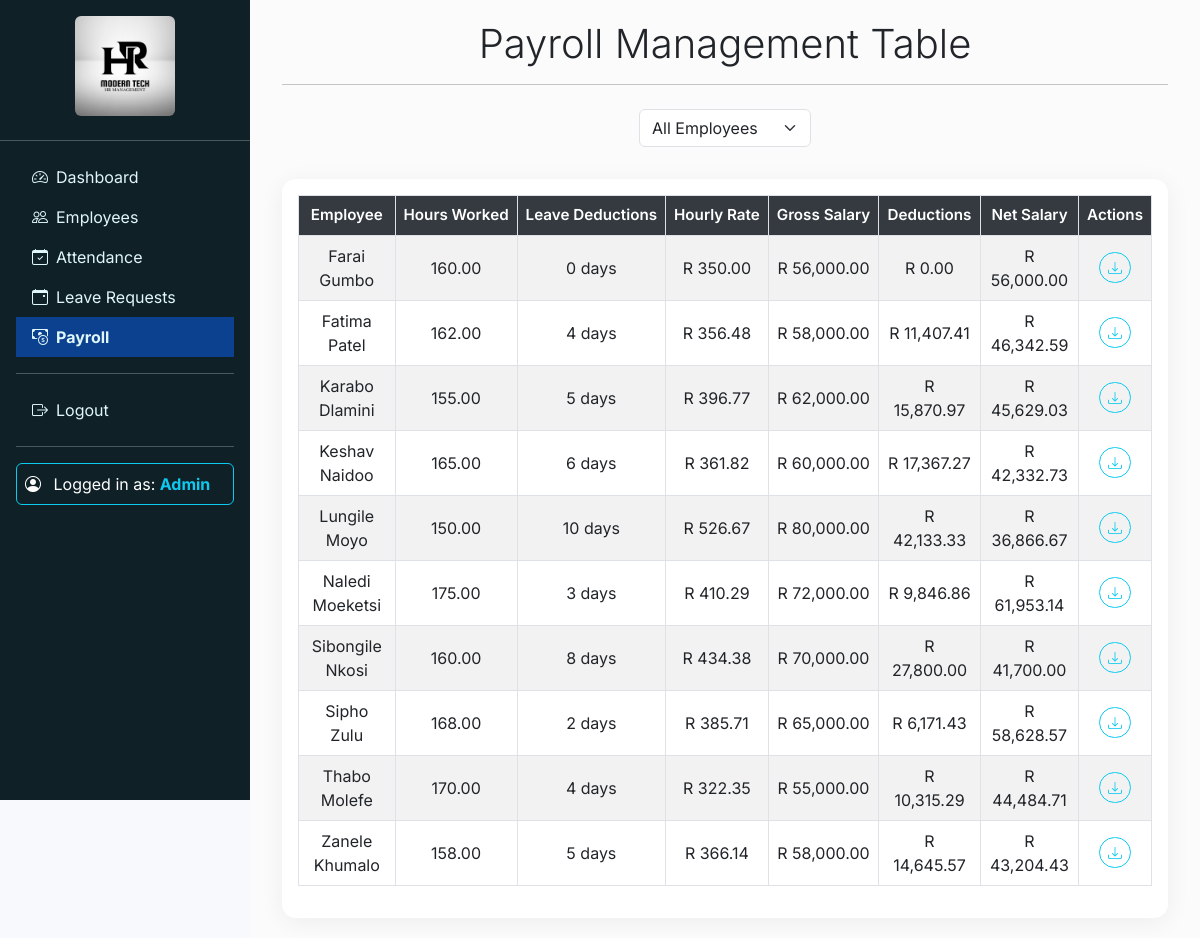
The app's page /pages/payroll.php (signed in) with its own data.
### tables this page shows
CREATE TABLE payroll (
    id INT AUTO_INCREMENT PRIMARY KEY,
    employee_id INT,
    hours_worked DECIMAL(5,2),
    leave_deductions INT,
    final_salary DECIMAL(10,2),
    FOREIGN KEY (employee_id) REFERENCES employees(employee_id)
);

CREATE TABLE employees (
    employee_id INT AUTO_INCREMENT PRIMARY KEY,
    name VARCHAR(100) NOT NULL,
    position VARCHAR(100),
    department VARCHAR(50),
    salary DECIMAL(10,2),
    employment_history TEXT,
    contact VARCHAR(100)
);

### pages/payroll.php (the view, shortened to what this page needs)
<?php
require_once '../includes/db.php';
require_once '../includes/header.php';
$employeeId = $_GET['employee_id'] ?? 0;
$employeeName = '';
function calculatePayroll($pdo, $employeeId = 0) {
    if ($employeeId) {
        $sql = "SELECT p.*, e.name, e.salary
                FROM payroll p
                JOIN employees e ON p.employee_id = e.employee_id
                WHERE p.employee_id = ?";
        $stmt = $pdo->prepare($sql);
        $stmt->execute([$employeeId]);
    } else {
        $sql = "SELECT p.*, e.name, e.salary
                FROM payroll p
                JOIN employees e ON p.employee_id = e.employee_id
                ORDER BY e.name";
        $stmt = $pdo->query($sql);
    }
    $results = [];
    while ($row = $stmt->fetch(PDO::FETCH_ASSOC)) {
        $hoursWorked = floatval($row['hours_worked']);
        $hourlyRate = ($hoursWorked > 0) ? ($row['final_salary'] / $hoursWorked) : 0;
        $leaveHours = $row['leave_deductions'] * 8;
        $deductionAmount = $hourlyRate * $leaveHours;
        $netSalary = $row['final_salary'] - $deductionAmount;
        $results[] = [
            'employeeId' => $row['employee_id'],
            'name' => $row['name'],
            'hoursWorked' => $row['hours_worked'],
            'leaveDeductions' => $row['leave_deductions'],
            'grossSalary' => $row['salary'],
            'hourlyRate' => round($hourlyRate, 2),
            'leaveHours' => $leaveHours,
            'deductionAmount' => round($deductionAmount, 2),
            'netSalary' => round($netSalary, 2)
        ];
    }
    return $results;
}
$payrollData = calculatePayroll($pdo, $employeeId);
?>
<link rel="stylesheet" href="https://cdn.jsdelivr.net/npm/bootstrap-icons@1.10.5/font/bootstrap-icons.css">
<div class="container payroll-wrapper">
    <h2 class="text-center display-6">Payroll Management Table <?php echo $employeeName ? "for $employeeName" : ''; ?></h2>
    <hr class="mb-4">
    <form method="GET" id="filterForm" class="filter-form">
        <select name="employee_id" class="form-select w-auto" onchange="document.getElementById('filterForm').submit()">
            <option value="0">All Employees</option>
        </select>
    </form>
    <div class="row justify-content-center">
        <div class="col-lg-12">
            <div class="card">
                <div class="card-body">
                    <div class="table-responsive">
                        <table class="table table-striped table-hover table-bordered text-center">
                            <thead>
                                <tr>
                                    <?php if (!$employeeId): ?>
                                        <th>Employee</th>
                                    <?php endif; ?>
                                    <th>Hours Worked</th>
                                    <th>Leave Deductions</th>
                                    <th>Hourly Rate</th>
                                    <th>Gross Salary</th>
                                    <th>Deductions</th>
                                    <th>Net Salary</th>
                                    <th>Actions</th>
                                </tr>
                            </thead>
                            <tbody>
                                <?php foreach ($payrollData as $payroll): ?>
                                    <tr>
                                        <?php if (!$employeeId): ?>
                                            <td><?php echo htmlspecialchars($payroll['name']); ?></td>
                                        <?php endif; ?>
                                        <td><?php echo $payroll['hoursWorked']; ?></td>
                                        <td><?php echo $payroll['leaveDeductions']; ?> days</td>
                                        <td>R <?php echo number_format($payroll['hourlyRate'], 2); ?></td>
                                        <td>R <?php echo number_format($payroll['grossSalary'], 2); ?></td>
                                        <td>R <?php echo number_format($payroll['deductionAmount'], 2); ?></td>
                                        <td>R <?php echo number_format($payroll['netSalary'], 2); ?></td>
                                        <td>
                                            <a href="../pdf/generate_payslip.php?employee_id=<?php echo $payroll['employeeId']; ?>" class="btn btn-sm btn-outline-info" title="Download Payslip">
                                                <i class="bi bi-download"></i>
                                            </a>
                                        </td>
                                    </tr>
                                <?php endforeach; ?>
                            </tbody>
                        </table>
                    </div>
                </div>
            </div>
        </div>
    </div>
</div>
<?php require_once '../includes/footer.php'; ?>

### includes/header.php (style rules this page uses)
body { margin: 0; padding: 0; overflow-x: hidden; }

### pages/payroll.php (style rules this page uses)
body { font-family: 'Inter', sans-serif; background-color: #f7f9fc; }
.card { border: none; border-radius: 14px; box-shadow: 0 4px 24px rgba(0, 0, 0, 0.06); }
.table-responsive { overflow-x: auto; }
.table { min-width: 768px; }
.table th { vertical-align: middle; white-space: nowrap; }
.table td { vertical-align: middle; }
.table thead th { background-color: #343a40; color: #fff; font-weight: 600; font-size: 0.95rem; }
.btn-outline-info { border-radius: 50px; }
.filter-form { margin-bottom: 2rem; display: flex; flex-wrap: wrap; gap: 1rem; justify-content: center; }

### records on screen
payroll: employee.name "Farai Gumbo", hours_worked "160.00", leave_deductions "0", hourlyRate "350.00", grossSalary "56,000.00", leave_deductions "0.00", netSalary "56,000.00"
payroll: employee.name "Fatima Patel", hours_worked "162.00", leave_deductions "4", hourlyRate "356.48", employee.salary "58,000.00", deductionAmount "11,407.41", netSalary "46,342.59"
payroll: employee.name "Karabo Dlamini", hours_worked "155.00", leave_deductions "5", hourlyRate "396.77", employee.salary "62,000.00", deductionAmount "15,870.97", netSalary "45,629.03"
payroll: employee.name "Keshav Naidoo", hours_worked "165.00", leave_deductions "6", hourlyRate "361.82", employee.salary "60,000.00", deductionAmount "17,367.27", netSalary "42,332.73"
payroll: employee.name "Lungile Moyo", hours_worked "150.00", leave_deductions "10", hourlyRate "526.67", employee.salary "80,000.00", deductionAmount "42,133.33", netSalary "36,866.67"
payroll: employee.name "Naledi Moeketsi", hours_worked "175.00", leave_deductions "3", hourlyRate "410.29", employee.salary "72,000.00", deductionAmount "9,846.86", netSalary "61,953.14"
payroll: employee.name "Sibongile Nkosi", hours_worked "160.00", leave_deductions "8", hourlyRate "434.38", employee.salary "70,000.00", deductionAmount "27,800.00", netSalary "41,700.00"
payroll: employee.name "Sipho Zulu", hours_worked "168.00", leave_deductions "2", hourlyRate "385.71", employee.salary "65,000.00", deductionAmount "6,171.43", netSalary "58,628.57"
payroll: employee.name "Thabo Molefe", hours_worked "170.00", leave_deductions "4", hourlyRate "322.35", employee.salary "55,000.00", deductionAmount "10,315.29", netSalary "44,484.71"
payroll: employee.name "Zanele Khumalo", hours_worked "158.00", leave_deductions "5", hourlyRate "366.14", employee.salary "58,000.00", deductionAmount "14,645.57", netSalary "43,204.43"
